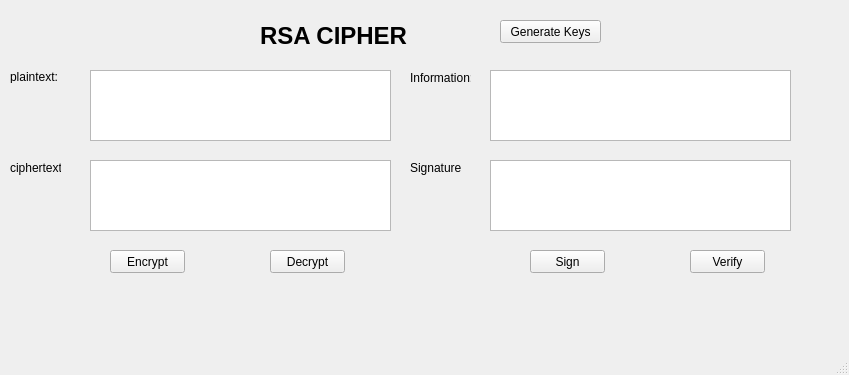
<?xml version="1.0" encoding="UTF-8"?>
<ui version="4.0">
 <class>MainWindow</class>
 <widget class="QMainWindow" name="MainWindow">
  <property name="geometry">
   <rect>
    <x>0</x>
    <y>0</y>
    <width>849</width>
    <height>375</height>
   </rect>
  </property>
  <property name="windowTitle">
   <string>MainWindow</string>
  </property>
  <widget class="QWidget" name="centralwidget">
   <widget class="QLabel" name="label_2">
    <property name="geometry">
     <rect>
      <x>10</x>
      <y>70</y>
      <width>47</width>
      <height>13</height>
     </rect>
    </property>
    <property name="text">
     <string>plaintext:</string>
    </property>
   </widget>
   <widget class="QTextEdit" name="txt_plaintext">
    <property name="geometry">
     <rect>
      <x>90</x>
      <y>70</y>
      <width>301</width>
      <height>71</height>
     </rect>
    </property>
   </widget>
   <widget class="QLabel" name="label">
    <property name="geometry">
     <rect>
      <x>260</x>
      <y>20</y>
      <width>211</width>
      <height>31</height>
     </rect>
    </property>
    <property name="font">
     <font>
      <pointsize>18</pointsize>
      <weight>75</weight>
      <bold>true</bold>
     </font>
    </property>
    <property name="text">
     <string>RSA CIPHER</string>
    </property>
   </widget>
   <widget class="QPushButton" name="btn_decrypt">
    <property name="geometry">
     <rect>
      <x>270</x>
      <y>250</y>
      <width>75</width>
      <height>23</height>
     </rect>
    </property>
    <property name="text">
     <string>Decrypt</string>
    </property>
   </widget>
   <widget class="QPushButton" name="btn_encrypt">
    <property name="geometry">
     <rect>
      <x>110</x>
      <y>250</y>
      <width>75</width>
      <height>23</height>
     </rect>
    </property>
    <property name="text">
     <string>Encrypt</string>
    </property>
   </widget>
   <widget class="QTextEdit" name="txt_ciphertext">
    <property name="geometry">
     <rect>
      <x>90</x>
      <y>160</y>
      <width>301</width>
      <height>71</height>
     </rect>
    </property>
   </widget>
   <widget class="QLabel" name="label_3">
    <property name="geometry">
     <rect>
      <x>10</x>
      <y>160</y>
      <width>51</width>
      <height>16</height>
     </rect>
    </property>
    <property name="text">
     <string>ciphertext:</string>
    </property>
   </widget>
   <widget class="QLabel" name="label_4">
    <property name="geometry">
     <rect>
      <x>410</x>
      <y>160</y>
      <width>51</width>
      <height>16</height>
     </rect>
    </property>
    <property name="text">
     <string>Signature:</string>
    </property>
   </widget>
   <widget class="QTextEdit" name="txt_information">
    <property name="geometry">
     <rect>
      <x>490</x>
      <y>70</y>
      <width>301</width>
      <height>71</height>
     </rect>
    </property>
   </widget>
   <widget class="QTextEdit" name="txt_signture">
    <property name="geometry">
     <rect>
      <x>490</x>
      <y>160</y>
      <width>301</width>
      <height>71</height>
     </rect>
    </property>
   </widget>
   <widget class="QLabel" name="label_5">
    <property name="geometry">
     <rect>
      <x>410</x>
      <y>70</y>
      <width>61</width>
      <height>16</height>
     </rect>
    </property>
    <property name="text">
     <string>Information:</string>
    </property>
   </widget>
   <widget class="QPushButton" name="btn_key">
    <property name="geometry">
     <rect>
      <x>500</x>
      <y>20</y>
      <width>101</width>
      <height>23</height>
     </rect>
    </property>
    <property name="text">
     <string>Generate Keys</string>
    </property>
   </widget>
   <widget class="QPushButton" name="btn_sign">
    <property name="geometry">
     <rect>
      <x>530</x>
      <y>250</y>
      <width>75</width>
      <height>23</height>
     </rect>
    </property>
    <property name="text">
     <string>Sign</string>
    </property>
   </widget>
   <widget class="QPushButton" name="btn_verify">
    <property name="geometry">
     <rect>
      <x>690</x>
      <y>250</y>
      <width>75</width>
      <height>23</height>
     </rect>
    </property>
    <property name="text">
     <string>Verify</string>
    </property>
   </widget>
  </widget>
  <widget class="QMenuBar" name="menubar">
   <property name="geometry">
    <rect>
     <x>0</x>
     <y>0</y>
     <width>849</width>
     <height>21</height>
    </rect>
   </property>
  </widget>
  <widget class="QStatusBar" name="statusbar"/>
 </widget>
 <resources/>
 <connections/>
</ui>
